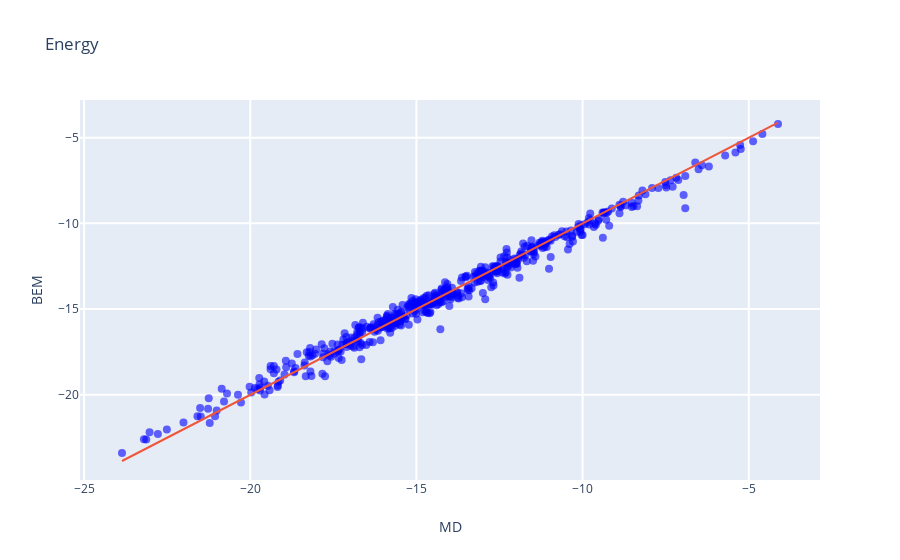

Notebook cell for this chart:
### Code cell
dGdisp_ttl = read_dGdisp_tantanluo('tantanluo07_p1.4_rho1.txt', iupac)#, skip=['trichloromethane','chlorodifluoromethane'])
dGdisp_ttl *= 1.45
plot_correl(dGdisp_e, dGdisp_ttl, iupac)

### Figure 1 — Plotly figure (JSON) as saved in the notebook; plotly's stock layout.template omitted (floating-point values rounded to 4 significant figures; data arrays with more than 128 entries replaced by an {"elided": "..."} marker saying what was removed)
{"data": [{"hoverinfo": "text", "marker": {"color": {"elided": "497 str values"}, "opacity": 0.6, "size": 8}, "mode": "markers", "text": {"elided": "497 str values"}, "type": "scatter", "x": {"elided": "497 float values"}, "y": {"elided": "497 float values"}}, {"mode": "lines", "type": "scatter", "x": [-23.86, -4.12], "y": [-23.86, -4.12]}], "layout": {"hovermode": "closest", "showlegend": false, "title": {"text": "Energy"}, "xaxis": {"gridwidth": 2, "ticklen": 5, "title": {"text": "MD"}, "zeroline": false}, "yaxis": {"gridwidth": 2, "ticklen": 5, "title": {"text": "BEM"}}}}
